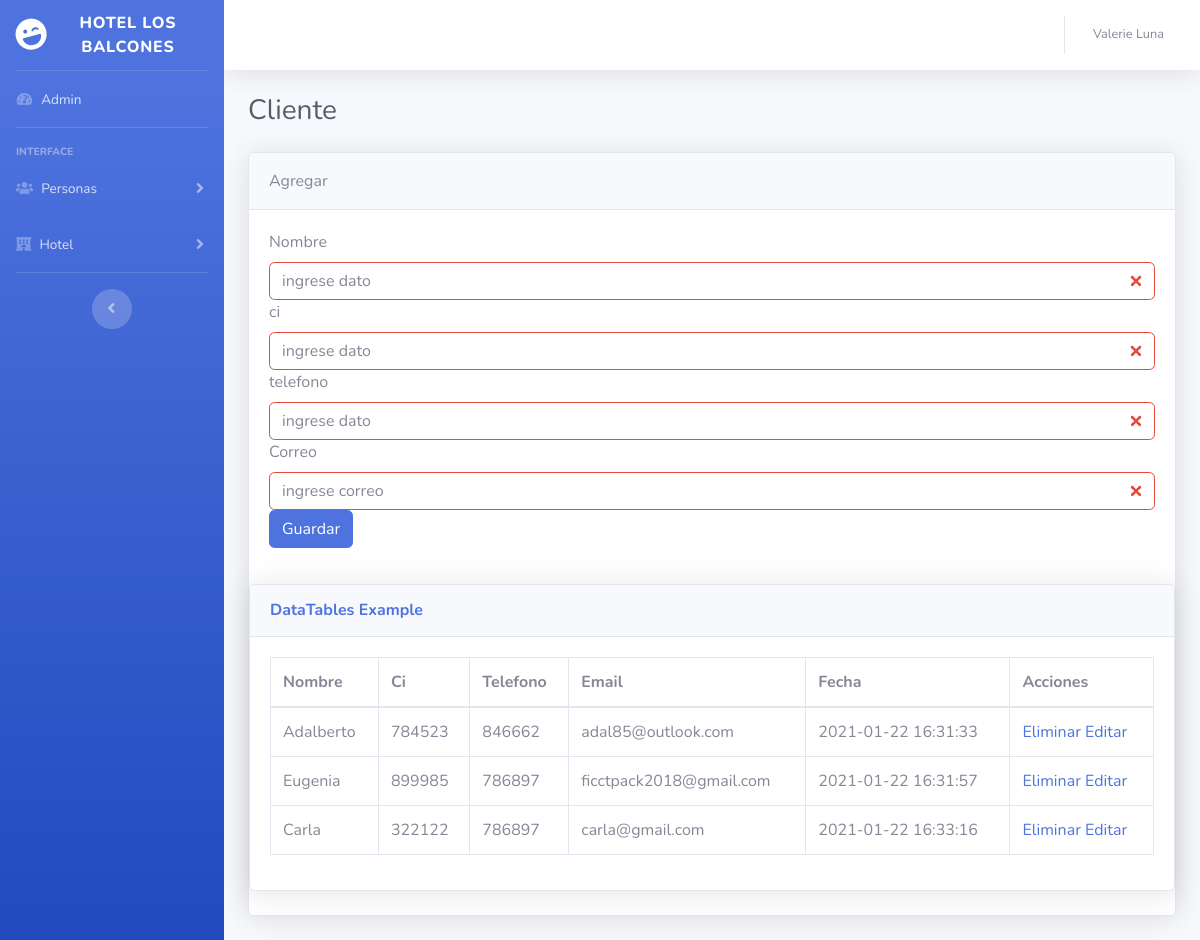
The app's page /presentacion/usuarios.php with its own data.
### tables this page shows
CREATE TABLE `usuarios` (
  `id_u` int(11) NOT NULL,
  `nombre` text NOT NULL,
  `email` text NOT NULL,
  `ci` int(11) NOT NULL,
  `telefono` int(11) NOT NULL,
  `fecha` timestamp NOT NULL DEFAULT current_timestamp() ON UPDATE current_timestamp()
);

### datos/conexion.php (called while the page is built, shortened)
<?php
 class Conexion{
    private static $instance = null;
    private $pdo;
    private $driver='mysql';
    private $host='sql10.freemysqlhosting.net';
    private $user='sql10617482';
    private $pass='5XmCCvUppG';
    private $dbName='sql10617482';
    private function __construct(){
        try {
            $this->pdo = new PDO("{$this->driver}:host={$this->host};dbname={$this->dbName};",$this->user,$this->pass);
            $this->pdo->setAttribute(PDO::ATTR_ERRMODE,PDO::ERRMODE_EXCEPTION);
        } catch (PDOExceptio $e) {
            echo $e->getMessage();
        }
    }
    public static function getInstance(){
        if (!self::$instance) {
            self::$instance = new Conexion();
        }
        return self::$instance;
    }
    public function getConnection()
    {
      return $this->pdo;
    }
 }

### negocio/NUsuario.php (called while the page is built, shortened)
<?php
    include_once('../datos/DUsuario.php');
    class NUsuario{
        private $usuario;
        public function __construct(){
            $this->usuario = new DUsuario();
        }
        public function getAll(){
           return $this->usuario->getAll();
        }
    }
?>

### datos/DUsuario.php (called while the page is built, shortened)
<?php
    include_once('conexion.php');
    class DUsuario{
        public $pdo;
 public function __construct(){
        $this->pdo = Conexion::getInstance()->getConnection();
   }
 public function getAll(){
       try {
        $stm=$this->pdo->prepare("SELECT * FROM usuarios");
        $stm->execute();
        return $stm->fetchAll(PDO::FETCH_OBJ);
       } catch (PDOException $e) {
            echo $e->getMessage();
        }
    }
    }

### presentacion/usuarios.php (the view, shortened to what this page needs)
<?php
include_once('includes/header.php');
include_once('../negocio/NUsuario.php');
$usuarios = new NUsuario;
?>
<div class="d-sm-flex align-items-center justify-content-between mb-4">
  <h1 class="h3 mb-0 text-gray-800">Cliente</h1>
</div>
<div class="card shadow mb-4">
  <div class="card-header py-3">
    Agregar
  </div>
  <div class="card-body">
    <form action="../negocio/NUsuario.php" class="was-validated" method="POST" enctype="multipart/form-data">
      <div class="form-group">
        <label for="uname">Nombre</label>
        <input type="text" class="form-control" id="uname" placeholder="ingrese dato" name="nombre" required>
        <label for="uname">ci</label>
        <input type="text" class="form-control" id="ci" placeholder="ingrese dato" name="ci" required>
        <label for="uname">telefono</label>
        <input type="text" class="form-control" id="telefono" placeholder="ingrese dato" name="telefono" required>
        <label for="uname">Correo</label>
        <input type="text" class="form-control" id="uname" placeholder="ingrese correo" name="email" required>
        <button type="submit" class="btn btn-primary">Guardar</button>
      </div>
  </div>
  <div class="card shadow mb-4">
    <div class="card-header py-3">
      <h6 class="m-0 font-weight-bold text-primary">DataTables Example</h6>
    </div>
    <div class="card-body">
      <div class="table-responsive">
        <table class="table table-bordered" id="dataTable" width="100%" cellspacing="0">
          <thead>
            <tr>
              <th>Nombre</th>
              <th>Ci</th>
              <th>Telefono</th>
              <th>Email</th>
              <th>Fecha</th>
              <th>Acciones</th>
            </tr>
          </thead>
          <tbody>
            <?php foreach ($usuarios->getAll() as $usuario) : ?>
              <tr>
                <td><?php echo $usuario->nombre ?></td>
                <td><?php echo $usuario->ci ?></td>
                <td><?php echo $usuario->telefono ?></td>
                <td><?php echo $usuario->email ?></td>
                <td><?php echo $usuario->fecha ?></td>
                <td>
                  <a href="../negocio/NUsuario.php?delete_id=<?php echo $usuario->id_u; ?>">Eliminar</a>
                  <a href="usuarios_edit.php?id_edit=<?php echo $usuario->id_u; ?>">Editar</a>
                </td>
              </tr>
            <?php endforeach; ?>
          </tbody>
        </table>
      </div>
    </div>
  </div>
  <?php
  include_once('includes/footer.php');
  ?>

### records on screen
usuarios: nombre "Adalberto", ci "784523", telefono "846662", email "adal85@outlook.com", fecha "2021-01-22 16:31:33"
usuarios: nombre "Eugenia", ci "899985", telefono "786897", email "ficctpack2018@gmail.com", fecha "2021-01-22 16:31:57"
usuarios: nombre "Carla", ci "322122", telefono "786897", email "carla@gmail.com", fecha "2021-01-22 16:33:16"
